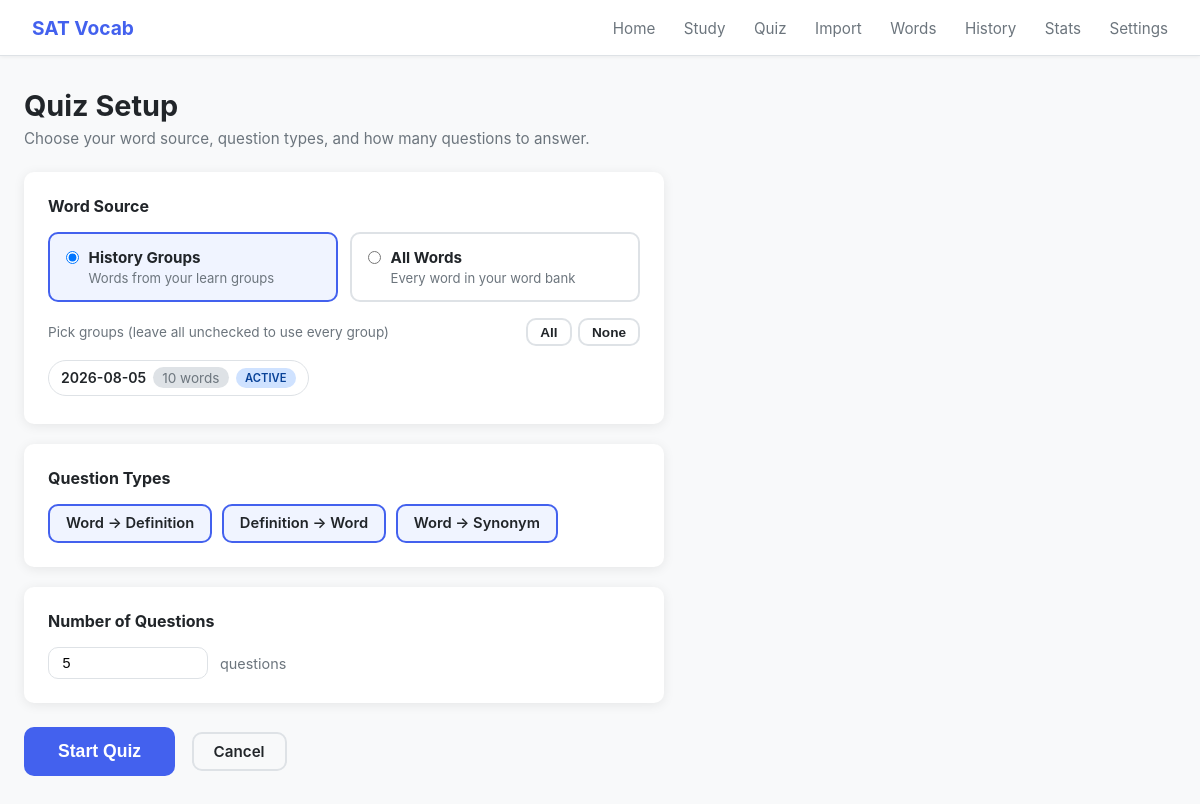
Screenshot of /quiz/config with the database file from the repository.
### tables this page shows
CREATE TABLE learn_group (
            id           INTEGER PRIMARY KEY AUTOINCREMENT,
            started_at   DATE NOT NULL,
            completed_at DATE
        );

### routes/quiz.py (the view, shortened to what this page needs)
@bp.route('/quiz/config', methods=['GET', 'POST'])
def config():
    conn = get_db()
    settings = conn.execute("SELECT * FROM settings WHERE id = 1").fetchone()
    groups_raw = get_all_learn_groups()
    groups = []
    for g in groups_raw:
        from routes.session import _group_label
        groups.append({'group': g, 'label': _group_label(g['id'])})
    conn.close()
    default_size = settings['test_size'] if settings and settings['test_size'] else 10
    return render_template('quiz_config.html',
                           groups=groups,
                           default_size=default_size,
                           all_types=ALL_TYPES,
                           type_labels=TYPE_LABELS)

### database.py (called while the page is built)
def get_db():
    conn = sqlite3.connect(DATABASE)
    conn.row_factory = sqlite3.Row
    conn.execute("PRAGMA foreign_keys = ON")
    return conn

### routes/session.py (called while the page is built, shortened)
def _group_label(group_id):
    conn = get_db()
    g = conn.execute("SELECT started_at FROM learn_group WHERE id = ?", (group_id,)).fetchone()
    if not g:
        conn.close()
        return str(group_id)
    date_str = g['started_at']
    total = conn.execute(
        "SELECT COUNT(*) FROM learn_group WHERE started_at = ?", (date_str,)
    ).fetchone()[0]
    if total == 1:
        conn.close()
        return date_str

### scheduler.py (called while the page is built)
def get_all_learn_groups():
    conn = get_db()
    rows = conn.execute("""
        SELECT lg.id, lg.started_at, lg.completed_at,
               COUNT(lgw.word_id) as word_count
        FROM learn_group lg
        LEFT JOIN learn_group_word lgw ON lgw.group_id = lg.id
        GROUP BY lg.id
        ORDER BY lg.id DESC
    """).fetchall()
    conn.close()
    return rows

### templates/quiz_config.html (shortened to what this page needs)
{% extends "base.html" %}
{% block content %}
<div class="page-header">
  <h1>Quiz Setup</h1>
  <p>Choose your word source, question types, and how many questions to answer.</p>
</div>
<form method="post" class="quiz-config-form">
  <div class="config-section">
    <h2>Word Source</h2>
    <div class="source-options">
      <label class="source-option" id="opt-groups">
        <input type="radio" name="source" value="groups" checked onchange="toggleGroups(this)">
        <span class="source-option-body">
          <strong>History Groups</strong>
          <span class="source-desc">Words from your learn groups</span>
        </span>
      </label>
      <label class="source-option" id="opt-all">
        <input type="radio" name="source" value="all" onchange="toggleGroups(this)">
        <span class="source-option-body">
          <strong>All Words</strong>
          <span class="source-desc">Every word in your word bank</span>
        </span>
      </label>
    </div>
    <div id="group-picker" class="group-picker">
      <div class="group-picker-header">
        <span class="group-picker-label">Pick groups (leave all unchecked to use every group)</span>
        <div class="group-picker-actions">
          <button type="button" class="btn btn-outline btn-sm" onclick="selectAllGroups(true)">All</button>
          <button type="button" class="btn btn-outline btn-sm" onclick="selectAllGroups(false)">None</button>
        </div>
      </div>
      <div class="group-checkboxes" id="group-checkboxes">
        {% if groups %}
          {% for item in groups %}
          <label class="group-check-item">
            <span class="group-check-label">{{ item.label }}</span>
            <span class="count-badge">{{ item.group.word_count }} word{{ 's' if item.group.word_count != 1 }}</span>
            {% if not item.group.completed_at %}
              <span class="status-badge status-learning" style="font-size:0.7rem;">active</span>
            {% endif %}
          </label>
          {% endfor %}
        {% else %}
          <p class="empty-msg" style="padding:0.5rem 0;">No learn groups yet.</p>
        {% endif %}
      </div>
    </div>
  </div>
  <div class="config-section">
    <h2>Question Types</h2>
    <div class="type-checkboxes">
      {% for t in all_types %}
      <label class="type-check-item">
        <span class="type-check-label">{{ type_labels[t] }}</span>
      </label>
      {% endfor %}
    </div>
  </div>
  <div class="config-section">
    <h2>Number of Questions</h2>
    <div style="display:flex; align-items:center; gap:0.75rem;">
      <input type="number" name="size" id="size-input"
             value="{{ default_size }}" min="1" max="200"
             class="input-field input-num">
      <span style="color:var(--text-muted); font-size:0.9rem;">questions</span>
    </div>
  </div>
  <div style="margin-top:1.5rem;">
    <button type="submit" class="btn btn-primary btn-lg">Start Quiz</button>
    <a href="{{ url_for('home.index') }}" class="btn btn-outline" style="margin-left:0.75rem;">Cancel</a>
  </div>
</form>
{% endblock %}

### static/style.css (style rules this page uses)
:root { --bg: #f8f9fa; --surface: #ffffff; --border: #dee2e6; --text: #212529; --text-muted: #6c757d; --primary: #4361ee; --primary-dark: #3451d1; --success: #2dc653; --warning: #f8961e; --danger: #ef233c; --learn: #4361ee; --review: #f8961e; --test: #7209b7; --mastered: #2dc653; --radius: 10px; --shadow: 0 2px 12px rgba(0,0,0,0.08); }
* { box-sizing: border-box; margin: 0; padding: 0; }
body { font-family: -apple-system, BlinkMacSystemFont, 'Segoe UI', sans-serif; background: var(--bg); color: var(--text); min-height: 100vh; }
.btn { display: inline-block; padding: 0.5rem 1.25rem; border-radius: var(--radius); border: 2px solid transparent; font-size: 0.95rem; font-weight: 600; cursor: pointer; text-decoration: none; transition: all 0.15s; }
.btn-primary { background: var(--primary); color: #fff; }
.btn-outline { background: transparent; border-color: var(--border); color: var(--text); }
.btn-lg { padding: 0.75rem 2rem; font-size: 1.1rem; }
.btn-sm { padding: 0.3rem 0.75rem; font-size: 0.85rem; }
.page-header { margin-bottom: 1.5rem; }
.page-header h1 { font-size: 1.8rem; margin-bottom: 0.4rem; }
.page-header p, .page-header code { color: var(--text-muted); font-size: 0.95rem; }
.input-field { padding: 0.45rem 0.85rem; border: 1px solid var(--border); border-radius: var(--radius); font-size: 0.9rem; flex: 1; min-width: 160px; }
.input-num { max-width: 100px; }
.status-badge { display: inline-block; padding: 0.2rem 0.6rem; border-radius: 12px; font-size: 0.78rem; font-weight: 600; text-transform: uppercase; }
.status-learning { background: #cfe2ff; color: #084298; }
.count-badge { background: var(--border); border-radius: 12px; padding: 0.15rem 0.6rem; font-size: 0.85rem; color: var(--text-muted); font-weight: 400; }
.quiz-config-form { max-width: 640px; }
.config-section { background: var(--surface); border-radius: var(--radius); padding: 1.5rem; box-shadow: var(--shadow); margin-bottom: 1.25rem; }
.config-section h2 { font-size: 1rem; font-weight: 700; margin-bottom: 1rem; color: var(--text); }
.source-options { display: flex; gap: 0.75rem; flex-wrap: wrap; margin-bottom: 1rem; }
.source-option { display: flex; align-items: flex-start; gap: 0.6rem; flex: 1; min-width: 160px; cursor: pointer; border: 2px solid var(--border); border-radius: var(--radius); padding: 0.85rem 1rem; transition: border-color 0.15s; }
.source-option:has(input:checked) { border-color: var(--primary); background: #f0f4ff; }
.source-option input[type=radio] { margin-top: 3px; }
.source-option-body { display: flex; flex-direction: column; gap: 0.2rem; }
.source-option strong { font-size: 0.95rem; }
.source-desc { font-size: 0.82rem; color: var(--text-muted); }
.group-picker { margin-top: 0.5rem; }
.group-picker-header { display: flex; align-items: center; justify-content: space-between; margin-bottom: 0.6rem; gap: 0.5rem; flex-wrap: wrap; }
.group-picker-label { font-size: 0.85rem; color: var(--text-muted); }
.group-picker-actions { display: flex; gap: 0.4rem; }
.group-checkboxes { display: flex; flex-wrap: wrap; gap: 0.5rem; max-height: 220px; overflow-y: auto; padding: 0.25rem 0; }
.group-check-item { display: flex; align-items: center; gap: 0.4rem; cursor: pointer; padding: 0.4rem 0.75rem; border: 1px solid var(--border); border-radius: 20px; font-size: 0.88rem; transition: border-color 0.12s, background 0.12s; white-space: nowrap; }
.group-check-label { font-weight: 600; }
.type-checkboxes { display: flex; flex-wrap: wrap; gap: 0.6rem; }
.type-check-item { display: flex; align-items: center; gap: 0.5rem; cursor: pointer; padding: 0.55rem 1rem; border: 2px solid var(--border); border-radius: var(--radius); font-size: 0.92rem; transition: border-color 0.12s, background 0.12s; }
.type-check-item:has(input:checked) { border-color: var(--primary); background: #f0f4ff; }
.type-check-label { font-weight: 600; }

### rows the page displays
learn_group: label "2026-08-05", group.word_count "10", group "s"

### other values shown
{{ type_labels[t] }} "Word → Definition" "Definition → Word" "Word → Synonym"
